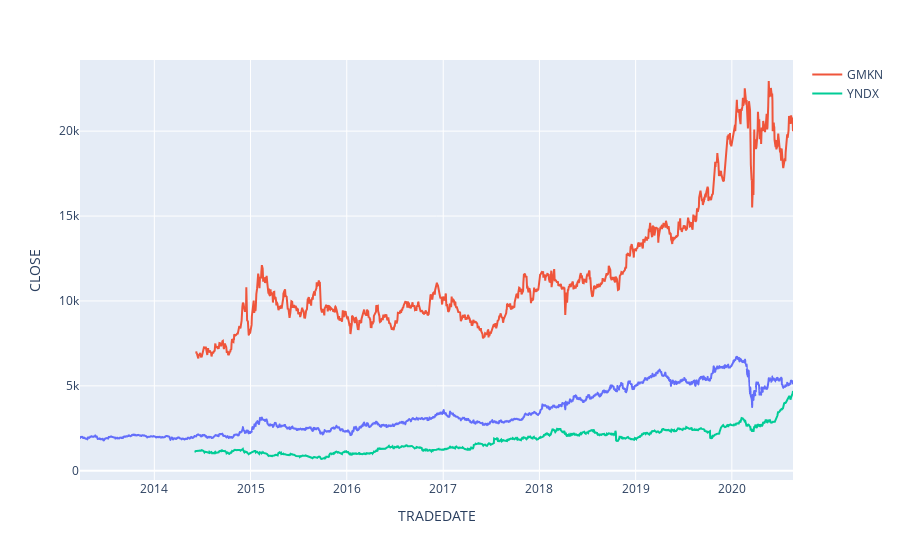

The cell this chart's notebook holds for it:
### Code cell
fig = px.line(df1, x="TRADEDATE", y="CLOSE")
fig.add_scatter(x=df9['TRADEDATE'], y=df9['CLOSE'], mode='lines', name="GMKN")
fig.add_scatter(x=df13['TRADEDATE'], y=df13['CLOSE'], mode='lines', name="YNDX")
fig.show()

### Figure 1 — Plotly figure (JSON) as saved in the notebook; plotly's stock layout.template omitted (floating-point values rounded to 4 significant figures; data arrays with more than 128 entries replaced by an {"elided": "..."} marker saying what was removed)
{"data": [{"hovertemplate": "TRADEDATE=%{x}<br>CLOSE=%{y}<extra></extra>", "legendgroup": "", "line": {"color": "#636efa", "dash": "solid"}, "mode": "lines", "name": "", "showlegend": false, "type": "scattergl", "x": {"elided": "1864 str values"}, "xaxis": "x", "y": {"elided": "1864 float values"}, "yaxis": "y"}, {"mode": "lines", "name": "GMKN", "type": "scatter", "x": {"elided": "1561 str values"}, "y": {"elided": "1561 int values"}}, {"mode": "lines", "name": "YNDX", "type": "scatter", "x": {"elided": "1564 str values"}, "y": {"elided": "1564 float values"}}], "layout": {"legend": {"tracegroupgap": 0}, "margin": {"t": 60}, "xaxis": {"anchor": "y", "domain": [0, 1], "title": {"text": "TRADEDATE"}}, "yaxis": {"anchor": "x", "domain": [0, 1], "title": {"text": "CLOSE"}}}}
